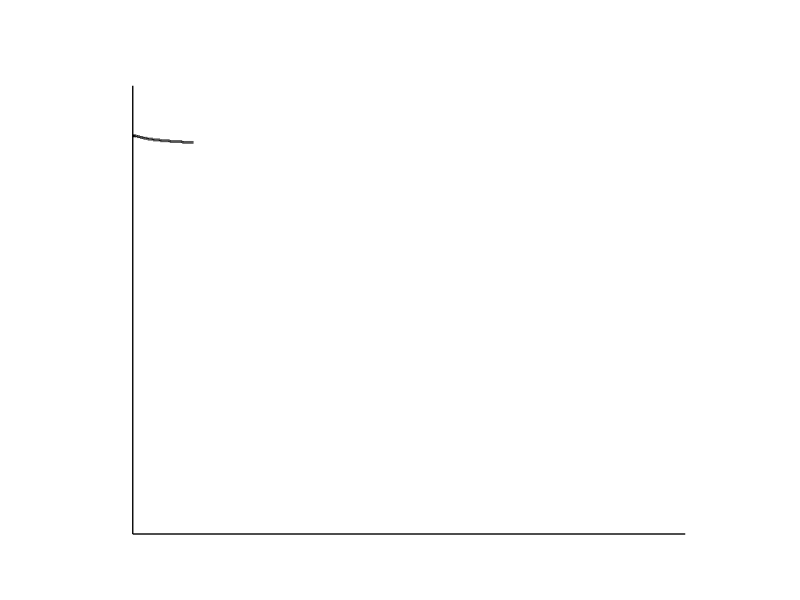
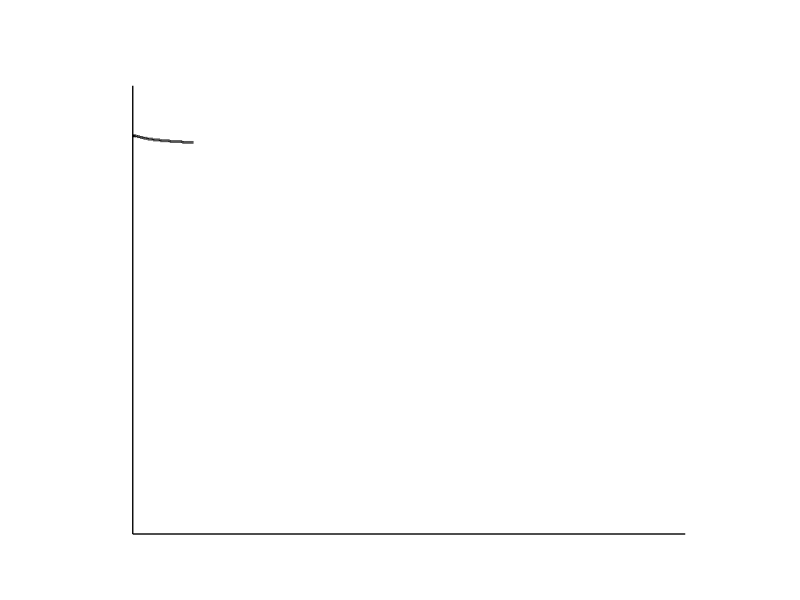

Write MATLAB code to recreate these figures, in order.
clf
format long
hold on

hFE=100;
hFC=0.01;
VT=0.025;
VA=25;
VDD=5;
aR=hFC./(1+hFC);
aF=hFE./(1+hFE);

shift=VT.* log(1./aR);

%iB and iBL are in micro amperes

iC=@(iB,vCE) iB.*10^(-6).*hFE.*((e.^(vCE./VT)-1./aR)./(e.^(vCE./VT)+hFE./hFC)).*(1+vCE./VA);
iCL=@(iBL,vCE) iBL.*10^(-6).*hFE.*((e.^((VDD-vCE)./VT)-1./aR)./(e.^((VDD-vCE)./VT)+hFE./hFC)).*(1+(VDD-vCE)./VA);

i=@(iB,iBL,vCE)  iC(iB,vCE)-iCL(iBL,vCE);  

iBL=15;

%vIN=zeros(1,20);
%vOUT=zeros(1,20);

count=1
for iB=0.01:0.01:3;
done=-1;
for vCE=shift:0.01:VDD;
if done <0
if i(iB,iBL,vCE)>0 
%vIN(count)=0.215.*iC(iB,vCE);
vBE=0.65-VT.*log(0.001.*hFE./iC(iB,vCE));
vIN(count)=iB.*0.215+vBE;
vOUT(count)=vCE;
count=count+1;
%disp(vI), disp(vCE)
done=1;
endif
endif
endfor
endfor

%vIN
%vOUT

plot(vIN,vOUT,"color","black","linewidth",2)

plot([0.371,.371],[0,5.5],"color","black","linewidth",1)
plot([0.371,7.5],[0,0],"color","black","linewidth",1)
grid off
axis off

print -demf transistorNOTgateCharacteristic.emf
print -deps transistorNOTgateCharacteristic.eps
